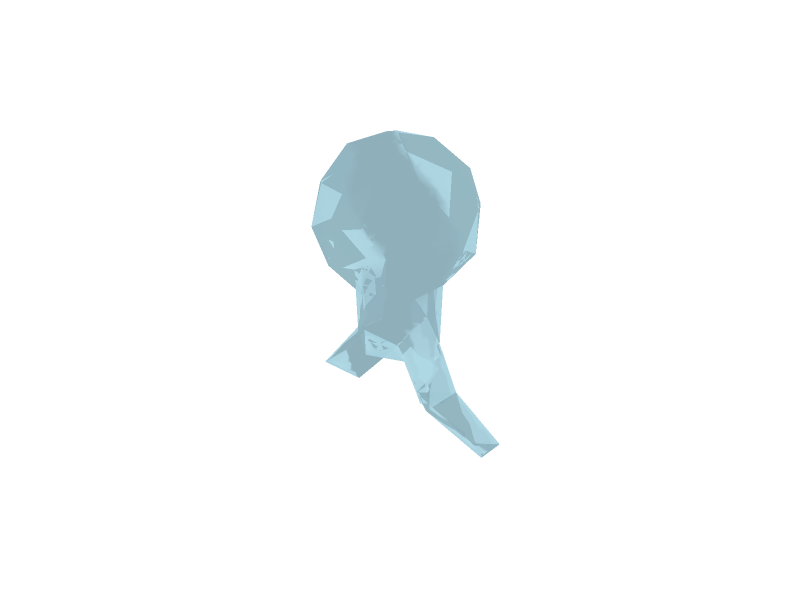

This figure's notebook cell:
### Markdown cell above
## Visualize mesh

### Code cell
fig = mm.visualize_mesh_3d(skel=None, show_axes=False, title="")
fig.show()

### Figure 1 — Plotly figure (JSON) as saved in the notebook; plotly's stock layout.template omitted (floating-point values rounded to 4 significant figures; data arrays with more than 128 entries replaced by an {"elided": "..."} marker saying what was removed)
{"data": [{"color": "lightblue", "i": {"elided": "2830 int values"}, "j": {"elided": "2830 int values"}, "k": {"elided": "2830 int values"}, "name": "Mesh", "opacity": 0.8, "type": "mesh3d", "x": {"elided": "1417 float values"}, "y": {"elided": "1417 float values"}, "z": {"elided": "1417 float values"}}], "layout": {"autosize": false, "height": 600, "scene": {"aspectmode": "data", "xaxis": {"visible": false}, "yaxis": {"visible": false}, "zaxis": {"visible": false}}, "title": {"text": ""}, "width": 800}}
